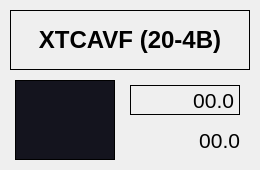
   <widget class="QFrame" name="area_XTCAVF">
    <property name="geometry">
     <rect>
      <x>1635</x>
      <y>610</y>
      <width>260</width>
      <height>170</height>
     </rect>
    </property>
    <property name="styleSheet">
     <string notr="true">QFrame#area_XTCAVF {
background-color: rgb(20, 20, 30);
border-radius: 5px;
}</string>
    </property>
    <property name="frameShape">
     <enum>QFrame::NoFrame</enum>
    </property>
    <property name="frameShadow">
     <enum>QFrame::Plain</enum>
    </property>
    <widget class="QLabel" name="label_XTCAVF">
     <property name="geometry">
      <rect>
       <x>10</x>
       <y>10</y>
       <width>240</width>
       <height>60</height>
      </rect>
     </property>
     <property name="font">
      <font>
       <pointsize>18</pointsize>
       <weight>75</weight>
       <bold>true</bold>
      </font>
     </property>
     <property name="frameShape">
      <enum>QFrame::Box</enum>
     </property>
     <property name="text">
      <string>XTCAVF (20-4B)</string>
     </property>
     <property name="alignment">
      <set>Qt::AlignCenter</set>
     </property>
    </widget>
    <widget class="QFrame" name="cont_XTCAVF">
     <property name="geometry">
      <rect>
       <x>15</x>
       <y>80</y>
       <width>100</width>
       <height>80</height>
      </rect>
     </property>
     <property name="styleSheet">
      <string notr="true">QFrame {
background-color: rgb(20, 20, 30);
}</string>
     </property>
     <property name="frameShape">
      <enum>QFrame::Box</enum>
     </property>
     <property name="frameShadow">
      <enum>QFrame::Plain</enum>
     </property>
    </widget>
    <widget class="PyDMLabel" name="pwr_gun_7">
     <property name="geometry">
      <rect>
       <x>130</x>
       <y>85</y>
       <width>110</width>
       <height>30</height>
      </rect>
     </property>
     <property name="minimumSize">
      <size>
       <width>110</width>
       <height>30</height>
      </size>
     </property>
     <property name="font">
      <font>
       <pointsize>16</pointsize>
      </font>
     </property>
     <property name="toolTip">
      <string/>
     </property>
     <property name="styleSheet">
      <string notr="true">PyDMLabel {
  border-radius: 2px;
}
PyDMLabel[alarmSensitiveBorder=&quot;true&quot;][alarmSeverity=&quot;0&quot;] {
  background-color: rgb(0,0,10);
  color: rgb(144,194,255);
}
PyDMLabel[alarmSensitiveBorder=&quot;true&quot;][alarmSeverity=&quot;1&quot;] {
  background-color: rgb(0,0,10);
  color: rgb(255,255,0);
}

PyDMLabel[alarmSensitiveBorder=&quot;true&quot;][alarmSeverity=&quot;2&quot;] {
  background-color: rgb(255,0,0);
  color: rgb(255,255,255);
}

PyDMLabel[alarmSensitiveBorder=&quot;true&quot;][alarmSeverity=&quot;3&quot;] {
  background-color: rgb(192,0,255);
  color: rgb(255,255,0);
}

PyDMLabel[alarmSensitiveBorder=&quot;true&quot;][alarmSeverity=&quot;4&quot;] {
  color: rgb(218,218,218);
  background-color: rgb(25,25,25);
}</string>
     </property>
     <property name="frameShape">
      <enum>QFrame::Box</enum>
     </property>
     <property name="frameShadow">
      <enum>QFrame::Plain</enum>
     </property>
     <property name="text">
      <string>00.0</string>
     </property>
     <property name="alignment">
      <set>Qt::AlignRight|Qt::AlignTrailing|Qt::AlignVCenter</set>
     </property>
     <property name="precision" stdset="0">
      <number>1</number>
     </property>
     <property name="showUnits" stdset="0">
      <bool>false</bool>
     </property>
     <property name="precisionFromPV" stdset="0">
      <bool>false</bool>
     </property>
     <property name="alarmSensitiveContent" stdset="0">
      <bool>false</bool>
     </property>
     <property name="alarmSensitiveBorder" stdset="0">
      <bool>true</bool>
     </property>
     <property name="PyDMToolTip" stdset="0">
      <string/>
     </property>
     <property name="channel" stdset="0">
      <string>TCAV:LI20:2400:S_AV</string>
     </property>
     <property name="enableRichText" stdset="0">
      <bool>false</bool>
     </property>
    </widget>
    <widget class="PyDMLabel" name="phi_gun_7">
     <property name="geometry">
      <rect>
       <x>130</x>
       <y>125</y>
       <width>110</width>
       <height>30</height>
      </rect>
     </property>
     <property name="minimumSize">
      <size>
       <width>110</width>
       <height>30</height>
      </size>
     </property>
     <property name="font">
      <font>
       <pointsize>16</pointsize>
      </font>
     </property>
     <property name="toolTip">
      <string/>
     </property>
     <property name="styleSheet">
      <string notr="true">PyDMLabel {
  border-radius: 2px;
}
PyDMLabel[alarmSensitiveBorder=&quot;true&quot;][alarmSeverity=&quot;0&quot;] {
  background-color: rgb(0,0,10);
  color: rgb(144,194,255);
}
PyDMLabel[alarmSensitiveBorder=&quot;true&quot;][alarmSeverity=&quot;1&quot;] {
  background-color: rgb(0,0,10);
  color: rgb(255,255,0);
}

PyDMLabel[alarmSensitiveBorder=&quot;true&quot;][alarmSeverity=&quot;2&quot;] {
  background-color: rgb(255,0,0);
  color: rgb(255,255,255);
}

PyDMLabel[alarmSensitiveBorder=&quot;true&quot;][alarmSeverity=&quot;3&quot;] {
  background-color: rgb(192,0,255);
  color: rgb(255,255,0);
}

PyDMLabel[alarmSensitiveBorder=&quot;true&quot;][alarmSeverity=&quot;4&quot;] {
  color: rgb(218,218,218);
  background-color: rgb(25,25,25);
}</string>
     </property>
     <property name="text">
      <string>00.0</string>
     </property>
     <property name="alignment">
      <set>Qt::AlignRight|Qt::AlignTrailing|Qt::AlignVCenter</set>
     </property>
     <property name="precision" stdset="0">
      <number>1</number>
     </property>
     <property name="showUnits" stdset="0">
      <bool>false</bool>
     </property>
     <property name="precisionFromPV" stdset="0">
      <bool>false</bool>
     </property>
     <property name="alarmSensitiveContent" stdset="0">
      <bool>true</bool>
     </property>
     <property name="alarmSensitiveBorder" stdset="0">
      <bool>true</bool>
     </property>
     <property name="PyDMToolTip" stdset="0">
      <string/>
     </property>
     <property name="channel" stdset="0">
      <string>TCAV:LI20:2400:S_PV</string>
     </property>
     <property name="enableRichText" stdset="0">
      <bool>false</bool>
     </property>
    </widget>
   </widget>
